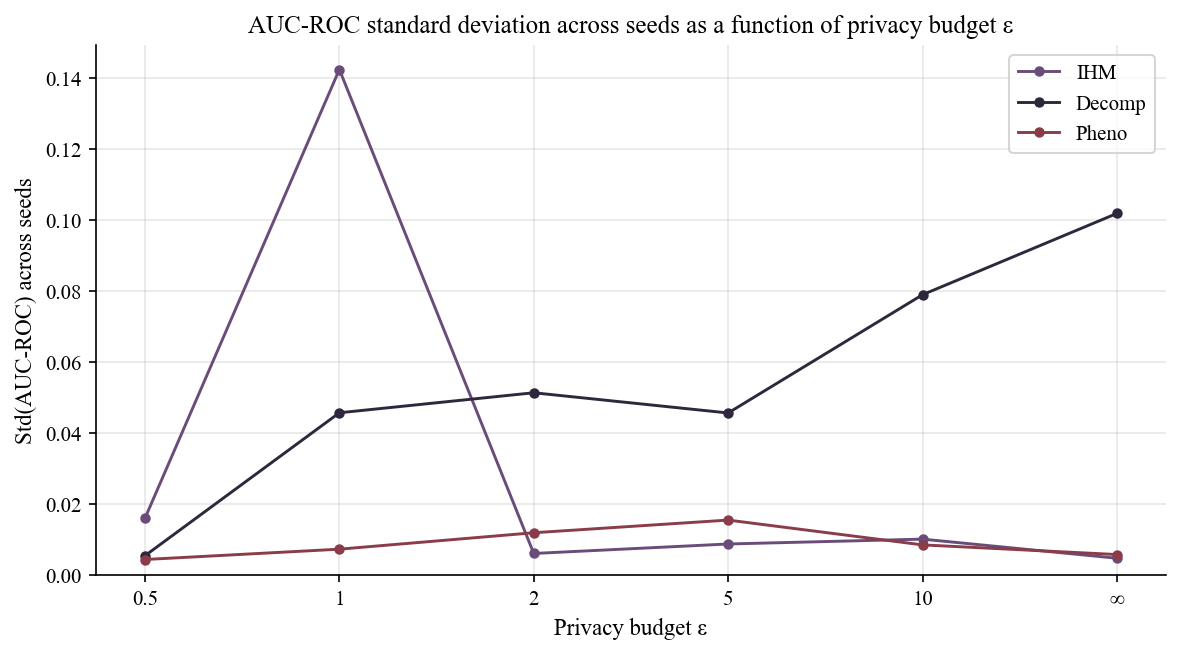

The Python source for this figure:
"""
figures/resilience_variance.py — Figure 2: DP Resilience Variance Plot.

Answers SRQ1: how much does DP stochasticity destabilise training?

Single panel:
  x-axis: ε (log scale)
  y-axis: std(AUC) across seeds — variance inflation index
  One line per task (IHM, Decomp, Pheno)

Usage:
    python figures/resilience_variance.py \
        --input results/privacy_utility_combined.csv \
        --output figures/resilience_variance.png
"""

import argparse
import sys
from pathlib import Path

import numpy as np
import pandas as pd
import matplotlib
matplotlib.use("Agg")
import matplotlib.pyplot as plt

sys.path.insert(0, str(Path(__file__).parent.parent))

plt.rcParams.update({
    "figure.dpi":        150,
    "font.size":         11,
    "font.family":       "serif",
    "font.serif":        ["Times New Roman", "Times", "DejaVu Serif"],
    "axes.titlesize":    12,
    "axes.titleweight":  "normal",
    "axes.labelsize":    11,
    "xtick.labelsize":   10,
    "ytick.labelsize":   10,
    "legend.fontsize":   10,
})

# Brand palette — matches plot_results_summary.py
_C = ["#9d7b78", "#6a4c7a", "#2f283d", "#8a3c48", "#3d3527", "#b8c7d6", "#2f4a6d"]

TASK_COLS = {
    "IHM":    ("val_ihm_auroc",         _C[1]),   # purple
    "Decomp": ("val_decomp_auroc",      _C[2]),   # dark purple/navy
    "Pheno":  ("val_pheno_macro_auroc", _C[3]),   # dark red
}
EPS_ORDER  = [0.5, 1.0, 2.0, 5.0, 10.0, float("inf")]
EPS_LABELS = ["0.5", "1", "2", "5", "10", "∞"]


def main():
    parser = argparse.ArgumentParser()
    parser.add_argument("--input",  default="results/privacy_utility_combined.csv")
    parser.add_argument("--output", default="figures/resilience_variance.png")
    parser.add_argument("--mode",   default="uniform",
                        help="Which DP mode to plot (uniform or stratified)")
    args = parser.parse_args()

    df = pd.read_csv(args.input)
    df["epsilon_level"] = pd.to_numeric(df["epsilon_level"], errors="coerce").fillna(float("inf"))

    df = df.groupby(["mode", "epsilon_level", "seed"]).last().reset_index()
    df = df[df["mode"] == args.mode]

    fig, ax = plt.subplots(figsize=(8, 4.5))

    for task_name, (task_col, color) in TASK_COLS.items():
        x_plot, y_std = [], []
        for eps in EPS_ORDER:
            sub = df[df["epsilon_level"] == eps][task_col]
            if sub.empty:
                continue
            x_plot.append(EPS_ORDER.index(eps))
            y_std.append(float(sub.std()))

        ax.plot(x_plot, y_std, color=color, marker="o", ms=4, linewidth=1.4,
                label=task_name)

    ax.set_xticks(range(len(EPS_ORDER)))
    ax.set_xticklabels(EPS_LABELS)
    ax.set_xlabel("Privacy budget ε")
    ax.set_ylabel("Std(AUC-ROC) across seeds")
    ax.set_title("AUC-ROC standard deviation across seeds as a function of privacy budget ε")
    ax.legend()
    ax.grid(True, alpha=0.3)
    ax.set_ylim(bottom=0)
    ax.spines["top"].set_visible(False)
    ax.spines["right"].set_visible(False)

    fig.tight_layout()
    out = Path(args.output)
    out.parent.mkdir(parents=True, exist_ok=True)
    fig.savefig(out, dpi=150, bbox_inches="tight")
    print(f"Saved → {out}")


if __name__ == "__main__":
    main()
